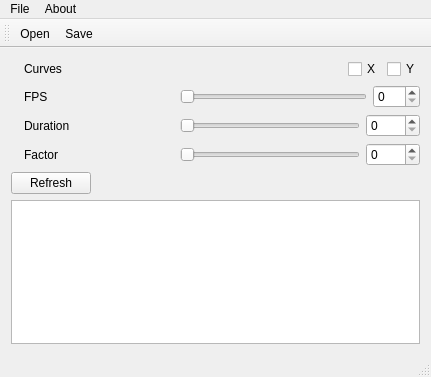
<?xml version="1.0" encoding="UTF-8"?>
<ui version="4.0">
 <class>a2a</class>
 <widget class="QMainWindow" name="a2a">
  <property name="geometry">
   <rect>
    <x>0</x>
    <y>0</y>
    <width>431</width>
    <height>377</height>
   </rect>
  </property>
  <property name="windowTitle">
   <string>a2a</string>
  </property>
  <property name="windowIcon">
   <iconset resource="res.qrc">
    <normaloff>:/res/gfx/audio2ascii.png</normaloff>:/res/gfx/audio2ascii.png</iconset>
  </property>
  <widget class="QWidget" name="centralWidget">
   <layout class="QVBoxLayout" name="verticalLayout">
    <item>
     <layout class="QHBoxLayout" name="horizontalLayout_dimension">
      <item>
       <widget class="QLabel" name="label">
        <property name="sizePolicy">
         <sizepolicy hsizetype="Fixed" vsizetype="Preferred">
          <horstretch>0</horstretch>
          <verstretch>0</verstretch>
         </sizepolicy>
        </property>
        <property name="text">
         <string/>
        </property>
        <property name="pixmap">
         <pixmap resource="res.qrc">:/res/gfx/dimension.png</pixmap>
        </property>
       </widget>
      </item>
      <item>
       <widget class="QLabel" name="label_dimension">
        <property name="sizePolicy">
         <sizepolicy hsizetype="Fixed" vsizetype="Preferred">
          <horstretch>0</horstretch>
          <verstretch>0</verstretch>
         </sizepolicy>
        </property>
        <property name="minimumSize">
         <size>
          <width>150</width>
          <height>0</height>
         </size>
        </property>
        <property name="text">
         <string>Curves</string>
        </property>
       </widget>
      </item>
      <item>
       <spacer name="horizontalSpacer">
        <property name="orientation">
         <enum>Qt::Horizontal</enum>
        </property>
        <property name="sizeHint" stdset="0">
         <size>
          <width>40</width>
          <height>20</height>
         </size>
        </property>
       </spacer>
      </item>
      <item>
       <widget class="QCheckBox" name="curveX">
        <property name="text">
         <string>X</string>
        </property>
       </widget>
      </item>
      <item>
       <widget class="QCheckBox" name="curveY">
        <property name="text">
         <string>Y</string>
        </property>
       </widget>
      </item>
     </layout>
    </item>
    <item>
     <layout class="QHBoxLayout" name="horizontalLayout_fps">
      <item>
       <widget class="QLabel" name="label_2">
        <property name="sizePolicy">
         <sizepolicy hsizetype="Fixed" vsizetype="Preferred">
          <horstretch>0</horstretch>
          <verstretch>0</verstretch>
         </sizepolicy>
        </property>
        <property name="text">
         <string/>
        </property>
        <property name="pixmap">
         <pixmap resource="res.qrc">:/res/gfx/fps.png</pixmap>
        </property>
       </widget>
      </item>
      <item>
       <widget class="QLabel" name="label_fps">
        <property name="sizePolicy">
         <sizepolicy hsizetype="Fixed" vsizetype="Preferred">
          <horstretch>0</horstretch>
          <verstretch>0</verstretch>
         </sizepolicy>
        </property>
        <property name="minimumSize">
         <size>
          <width>150</width>
          <height>0</height>
         </size>
        </property>
        <property name="text">
         <string>FPS</string>
        </property>
       </widget>
      </item>
      <item>
       <widget class="QSlider" name="sliderFPS">
        <property name="maximum">
         <number>120</number>
        </property>
        <property name="orientation">
         <enum>Qt::Horizontal</enum>
        </property>
       </widget>
      </item>
      <item>
       <widget class="QSpinBox" name="spinBox_fps">
        <property name="maximum">
         <number>120</number>
        </property>
       </widget>
      </item>
     </layout>
    </item>
    <item>
     <layout class="QHBoxLayout" name="horizontalLayout_duration">
      <item>
       <widget class="QLabel" name="label_3">
        <property name="sizePolicy">
         <sizepolicy hsizetype="Fixed" vsizetype="Preferred">
          <horstretch>0</horstretch>
          <verstretch>0</verstretch>
         </sizepolicy>
        </property>
        <property name="text">
         <string/>
        </property>
        <property name="pixmap">
         <pixmap resource="res.qrc">:/res/gfx/duration.png</pixmap>
        </property>
       </widget>
      </item>
      <item>
       <widget class="QLabel" name="label_duration">
        <property name="sizePolicy">
         <sizepolicy hsizetype="Fixed" vsizetype="Preferred">
          <horstretch>0</horstretch>
          <verstretch>0</verstretch>
         </sizepolicy>
        </property>
        <property name="minimumSize">
         <size>
          <width>150</width>
          <height>0</height>
         </size>
        </property>
        <property name="text">
         <string>Duration</string>
        </property>
       </widget>
      </item>
      <item>
       <widget class="QSlider" name="sliderDuration">
        <property name="maximum">
         <number>9000</number>
        </property>
        <property name="orientation">
         <enum>Qt::Horizontal</enum>
        </property>
       </widget>
      </item>
      <item>
       <widget class="QSpinBox" name="spinBox_duration">
        <property name="maximum">
         <number>9000</number>
        </property>
       </widget>
      </item>
     </layout>
    </item>
    <item>
     <layout class="QHBoxLayout" name="horizontalLayout_factor">
      <item>
       <widget class="QLabel" name="label_4">
        <property name="sizePolicy">
         <sizepolicy hsizetype="Fixed" vsizetype="Preferred">
          <horstretch>0</horstretch>
          <verstretch>0</verstretch>
         </sizepolicy>
        </property>
        <property name="text">
         <string/>
        </property>
        <property name="pixmap">
         <pixmap resource="res.qrc">:/res/gfx/factor.png</pixmap>
        </property>
       </widget>
      </item>
      <item>
       <widget class="QLabel" name="label_factor">
        <property name="sizePolicy">
         <sizepolicy hsizetype="Fixed" vsizetype="Preferred">
          <horstretch>0</horstretch>
          <verstretch>0</verstretch>
         </sizepolicy>
        </property>
        <property name="minimumSize">
         <size>
          <width>150</width>
          <height>0</height>
         </size>
        </property>
        <property name="text">
         <string>Factor</string>
        </property>
       </widget>
      </item>
      <item>
       <widget class="QSlider" name="sliderFactor">
        <property name="maximum">
         <number>9000</number>
        </property>
        <property name="orientation">
         <enum>Qt::Horizontal</enum>
        </property>
       </widget>
      </item>
      <item>
       <widget class="QSpinBox" name="spinBox_factor">
        <property name="maximum">
         <number>9000</number>
        </property>
       </widget>
      </item>
     </layout>
    </item>
    <item>
     <widget class="QPushButton" name="reload">
      <property name="sizePolicy">
       <sizepolicy hsizetype="Fixed" vsizetype="Fixed">
        <horstretch>0</horstretch>
        <verstretch>0</verstretch>
       </sizepolicy>
      </property>
      <property name="text">
       <string>Refresh</string>
      </property>
      <property name="icon">
       <iconset resource="res.qrc">
        <normaloff>:/res/gfx/refresh.png</normaloff>:/res/gfx/refresh.png</iconset>
      </property>
     </widget>
    </item>
    <item>
     <widget class="QPlainTextEdit" name="output">
      <property name="readOnly">
       <bool>true</bool>
      </property>
     </widget>
    </item>
   </layout>
  </widget>
  <widget class="QMenuBar" name="menuBar">
   <property name="geometry">
    <rect>
     <x>0</x>
     <y>0</y>
     <width>431</width>
     <height>25</height>
    </rect>
   </property>
   <widget class="QMenu" name="menuFile">
    <property name="title">
     <string>File</string>
    </property>
    <addaction name="actionOpen"/>
    <addaction name="actionSave"/>
    <addaction name="separator"/>
    <addaction name="actionQuit"/>
   </widget>
   <widget class="QMenu" name="menuAbout">
    <property name="title">
     <string>About</string>
    </property>
    <addaction name="actionAboutApp"/>
    <addaction name="actionAboutQt"/>
   </widget>
   <addaction name="menuFile"/>
   <addaction name="menuAbout"/>
  </widget>
  <widget class="QToolBar" name="mainToolBar">
   <property name="toolButtonStyle">
    <enum>Qt::ToolButtonFollowStyle</enum>
   </property>
   <attribute name="toolBarArea">
    <enum>TopToolBarArea</enum>
   </attribute>
   <attribute name="toolBarBreak">
    <bool>false</bool>
   </attribute>
   <addaction name="actionOpen"/>
   <addaction name="actionSave"/>
  </widget>
  <widget class="QStatusBar" name="statusBar"/>
  <action name="actionOpen">
   <property name="icon">
    <iconset resource="res.qrc">
     <normaloff>:/res/gfx/open.png</normaloff>:/res/gfx/open.png</iconset>
   </property>
   <property name="text">
    <string>Open</string>
   </property>
   <property name="toolTip">
    <string>Open audio file</string>
   </property>
   <property name="shortcut">
    <string>Ctrl+O</string>
   </property>
  </action>
  <action name="actionSave">
   <property name="icon">
    <iconset resource="res.qrc">
     <normaloff>:/res/gfx/save.png</normaloff>:/res/gfx/save.png</iconset>
   </property>
   <property name="text">
    <string>Save</string>
   </property>
   <property name="toolTip">
    <string>Save audio data</string>
   </property>
   <property name="shortcut">
    <string>Ctrl+S</string>
   </property>
  </action>
  <action name="actionQuit">
   <property name="icon">
    <iconset resource="res.qrc">
     <normaloff>:/res/gfx/quit.png</normaloff>:/res/gfx/quit.png</iconset>
   </property>
   <property name="text">
    <string>Quit</string>
   </property>
   <property name="toolTip">
    <string>Quit application</string>
   </property>
   <property name="shortcut">
    <string>Ctrl+Q</string>
   </property>
  </action>
  <action name="actionAboutApp">
   <property name="text">
    <string>About audio2ascii</string>
   </property>
  </action>
  <action name="actionAboutQt">
   <property name="text">
    <string>About Qt</string>
   </property>
  </action>
 </widget>
 <layoutdefault spacing="6" margin="11"/>
 <resources>
  <include location="res.qrc"/>
 </resources>
 <connections/>
</ui>
